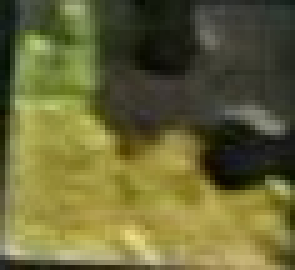
#> input picture media/pecas/a.jpg, 59 x 54 px, found by its file name (shown 5 times larger)
$ python comparador4.py
#> lines starting #> are read from the running program, lines starting #| are printed output that depends on the picture
import cv2

method = cv2.TM_SQDIFF_NORMED

# Read the images from the file
small_image = cv2.imread('pecas/a.jpg')
#> small_image is the input picture: shape (54, 59, 3); mean B, G, R 55.3, 101.9, 104.1
large_image = cv2.imread('base.png')
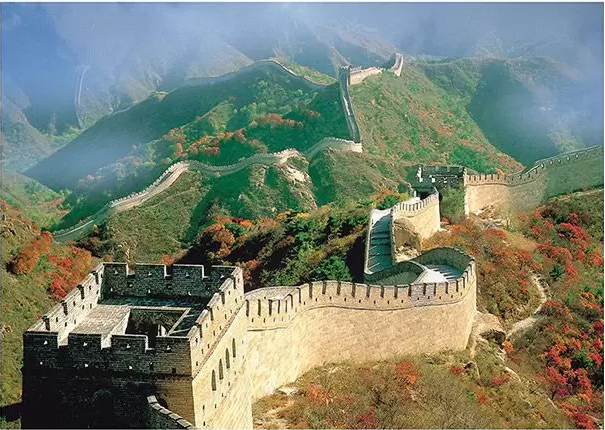
#> input picture media/base.png, 605 x 430 px, found by its file name
#> large_image is the input picture: shape (430, 605, 3); mean B, G, R 111.6, 128.3, 120.4

methods = ['cv2.TM_CCOEFF', 'cv2.TM_CCOEFF_NORMED', 'cv2.TM_CCORR', 'cv2.TM_CCORR_NORMED', 'cv2.TM_SQDIFF', 'cv2.TM_SQDIFF_NORMED']
methods = ['cv2.TM_CCORR']

for meth in methods:
    method = eval(meth)

    result = cv2.matchTemplate(small_image, large_image, method)

    # We want the minimum squared difference
    mn,_,mnLoc,_ = cv2.minMaxLoc(result)

    # Draw the rectangle:
    # Extract the coordinates of our best match
    MPx,MPy = mnLoc

    # Step 2: Get the size of the template. This is the same size as the match.
    trows,tcols = small_image.shape[:2]

    # Step 3: Draw the rectangle on large_image
    MPx -= 22
    MPy += 22
    cv2.rectangle(large_image, (MPx-tcols,MPy-trows),(MPx+tcols,MPy+trows),(0,0,255),2)

    # Display the original image with the rectangle around the match.
    cv2.imshow('output',large_image)

    # The image is only displayed if we call this
    cv2.waitKey(0)
#> this loop made 1 pass
#> (mn, mnLoc, MPx, MPy) on pass 1: (14665490, (22, 375), 0, 397)
#> pass 1, `result = cv2.matchTemplate(small_image, large_image, method)`:
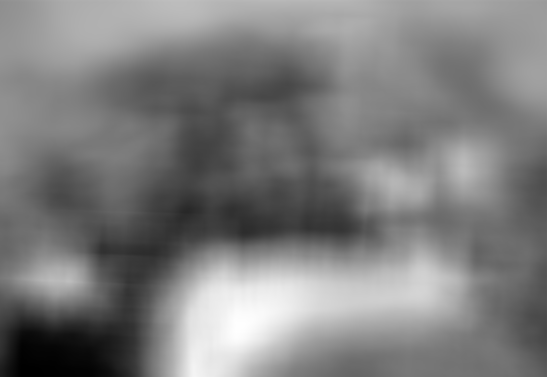
#> result: shape (377, 547) float32; min 14665490, max 188080736, mean 100236704; drawn with min black and max white
#> pass 1, `cv2.imshow('output',large_image)`:
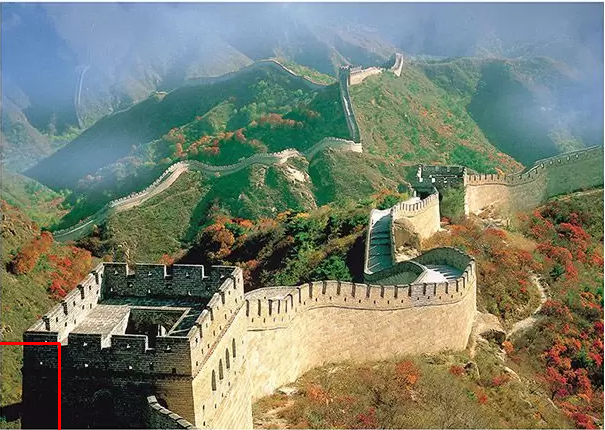
#> window 'output': shape (430, 605, 3); mean B, G, R 111.5, 128.2, 120.8
